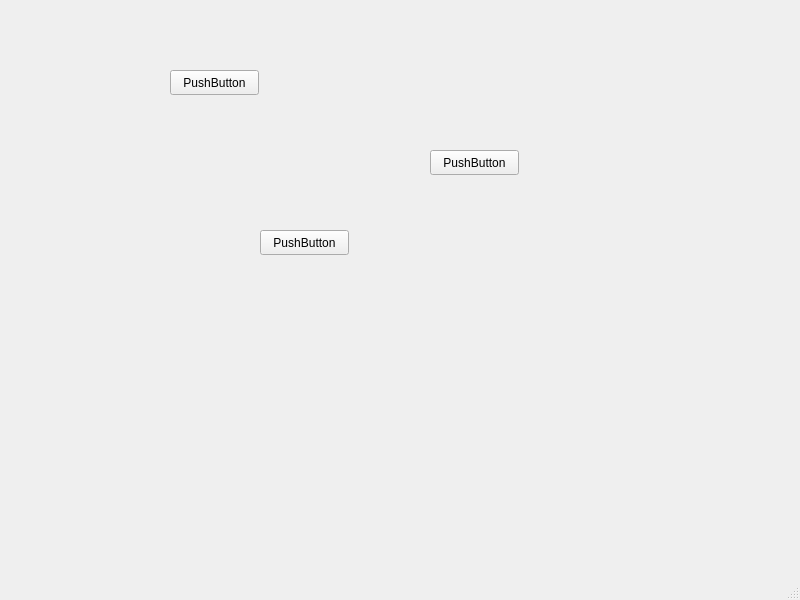
<?xml version="1.0" encoding="UTF-8"?>
<ui version="4.0">
 <class>MainWindow</class>
 <widget class="QMainWindow" name="MainWindow">
  <property name="geometry">
   <rect>
    <x>0</x>
    <y>0</y>
    <width>800</width>
    <height>600</height>
   </rect>
  </property>
  <property name="windowTitle">
   <string>MainWindow</string>
  </property>
  <widget class="QWidget" name="centralwidget">
   <widget class="QPushButton" name="pushButton">
    <property name="geometry">
     <rect>
      <x>170</x>
      <y>70</y>
      <width>89</width>
      <height>25</height>
     </rect>
    </property>
    <property name="text">
     <string>PushButton</string>
    </property>
   </widget>
   <widget class="QPushButton" name="pushButton_2">
    <property name="geometry">
     <rect>
      <x>430</x>
      <y>150</y>
      <width>89</width>
      <height>25</height>
     </rect>
    </property>
    <property name="text">
     <string>PushButton</string>
    </property>
   </widget>
   <widget class="QPushButton" name="pushButton_3">
    <property name="geometry">
     <rect>
      <x>260</x>
      <y>230</y>
      <width>89</width>
      <height>25</height>
     </rect>
    </property>
    <property name="text">
     <string>PushButton</string>
    </property>
   </widget>
  </widget>
  <widget class="QMenuBar" name="menubar">
   <property name="geometry">
    <rect>
     <x>0</x>
     <y>0</y>
     <width>800</width>
     <height>22</height>
    </rect>
   </property>
  </widget>
  <widget class="QStatusBar" name="statusbar"/>
 </widget>
 <resources/>
 <connections/>
</ui>
